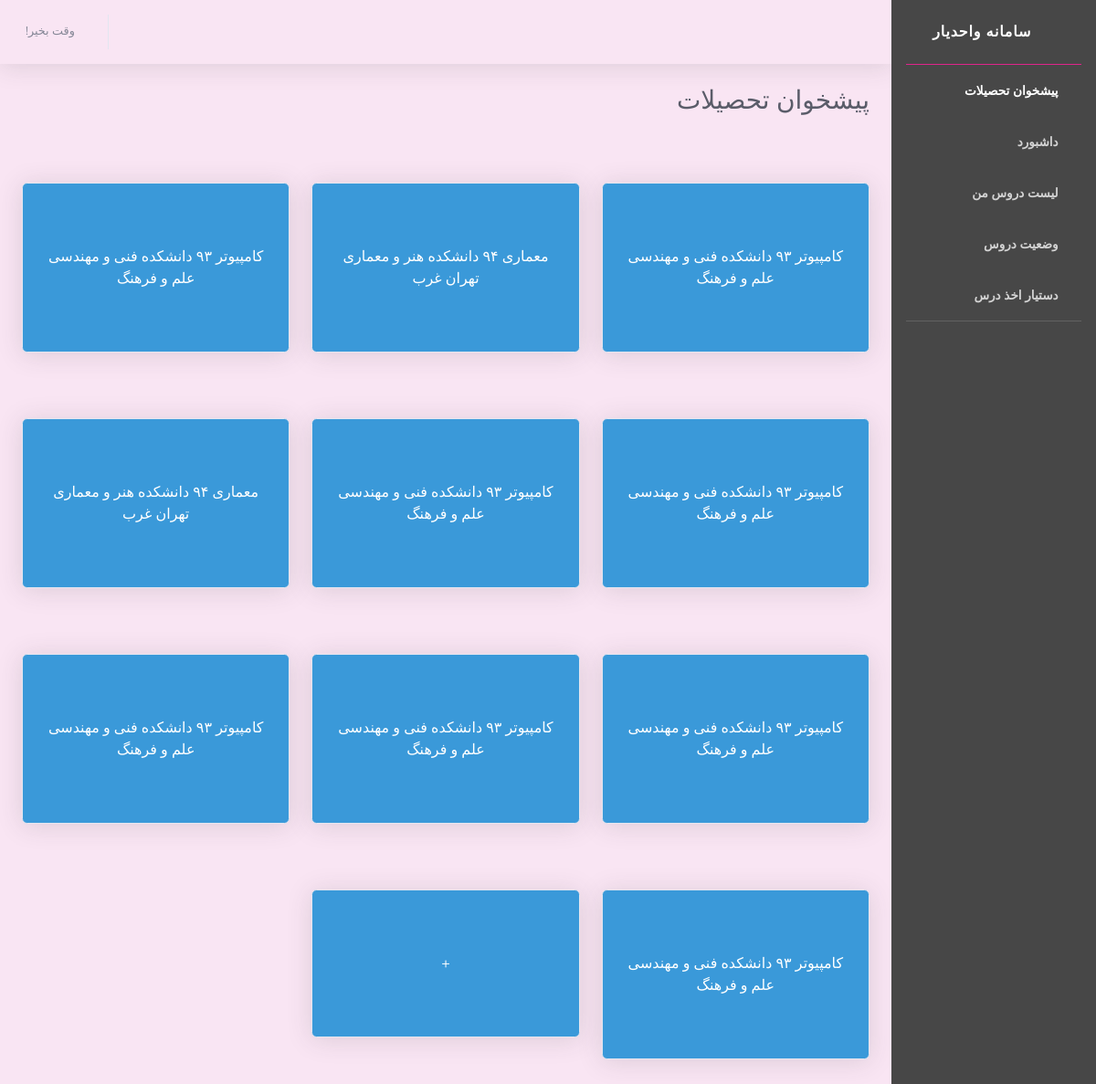
The page / on the database its author committed.
### core/models.py (models this page shows, shortened)
class Study(models.Model):
    student = models.ForeignKey(
        User,
        on_delete=models.CASCADE,
        verbose_name="دانشجو"
    )
    chart = models.ForeignKey(
        'Chart',
        on_delete=models.CASCADE,
        verbose_name="چارت"
    )
    class Meta:
        verbose_name=u'مقطع تحصیلی '
        verbose_name_plural=u'مقاطع تحصیلی '

class Chart(models.Model):
    title = models.CharField(verbose_name="عنوان چارت" ,max_length = 40)
    is_active = models.BooleanField(verbose_name="فعال بودن")
    degree = models.IntegerField(choices=DEGREE_TYPE_CHOISES, verbose_name="مقطع تحصیلی")
    acceptance_date = models.DateField(verbose_name="تاریخ تصویب")
    course = models.ManyToManyField("Course" , null=True , blank=True)
    faculty = models.ForeignKey(
        'Faculty',
        on_delete=models.CASCADE,
        verbose_name="دانشکده"
    )
    class Meta:
        verbose_name=u'چارت تحصیلی '
        verbose_name_plural=u'چارت‌های تحصیلی'
    def __str__(self):
        return f" {self.title} دانشکده {self.faculty}"

class Faculty(models.Model):
    name = models.CharField(verbose_name="نام دانشکده" , max_length = 40)
    university = models.ForeignKey(
        'University',
        on_delete=models.CASCADE,
        verbose_name="نام دانشگاه"
    )
    class Meta:
        verbose_name=u'دانشکده '
        verbose_name_plural=u'دانشکده‌ها '
    def __str__(self):
        return f"{self.name} {self.university.name}"

class University(models.Model):
    name = models.CharField(verbose_name="نام دانشگاه", max_length = 40)
    has_associates_degree = models.NullBooleanField(verbose_name="مقطع کاردانی")
    has_bachelors_degree = models.NullBooleanField(verbose_name="مقطع کارشناسی")
    has_masters_degree = models.NullBooleanField(verbose_name="مقطع کارشناسی ارشد")
    has_doctorate_degree = models.NullBooleanField(verbose_name="مقطع دکتری")
    class Meta:
        verbose_name=u' دانشگاه'
        verbose_name_plural=u'دانشگاه‌ها '

### core/views.py (the view)
# urls.py: path('', views.get_index , name='index'),
def get_index(request):
    if request.method == "GET":
        studies = Study.objects.all()
        return render(request, 'core/index.html', {'studies': studies})

### core/templates/core/index.html (shortened to what this page needs)
{% load staticfiles %}
<!DOCTYPE html>
<html lang="en">
<head>
  <link href="/static/core/vendor/fontawesome-free/css/all.min.css" rel="stylesheet" type="text/css">
  <link href="{% static 'core/css/main.css' %}" rel="stylesheet" type="text/css">
  <link href="{% static 'core/css/style.css' %}" rel="stylesheet">
</head>
<body id="page-top">
  <div id="wrapper">
    <ul class="navbar-nav bg-gradient-primary sidebar sidebar-dark accordion pr-0" id="accordionSidebar">
      <a class="sidebar-brand d-flex align-items-center justify-content-center">
        <div class="sidebar-brand-icon rotate-n-15">
          <i class="fas fa-laugh-wink"></i>
        </div>
        <div class="sidebar-brand-text mx-3">سامانه واحدیار</div>
      </a>
      <hr class="sidebar-divider my-0"  style="border-top:1px solid #e0248b">
      <li class="nav-item active">
        <a class="nav-link text-right" href="{% url 'index'%}">
          <i class="fas fa-fw fa-landmark"></i>
          <span>پیشخوان تحصیلات</span></a>
      </li>
      <li class="nav-item active">
        <a class="nav-link text-right" style="color: #D3D3D3 !important;">
          <i class="fas fa-fw fa-tachometer-alt" style="color: #D3D3D3 !important;"></i>
          <span>داشبورد</span></a>
      </li>
      <li class="nav-item active">
        <a class="nav-link text-right" style="color: #D3D3D3 !important;">
          <i class="fas fa-fw fa-list-alt" style="color: #D3D3D3 !important;"></i>
          <span>لیست دروس من</span></a>
      </li>
      <li class="nav-item active">
        <a class="nav-link text-right" style="color: #D3D3D3 !important;">
            <i class="fas fa-fw fa-tasks" style="color: #D3D3D3 !important;"></i>
          <span>وضعیت دروس</span></a>
      </li>
      <li class="nav-item active">
        <a class="nav-link text-right" style="color: #D3D3D3 !important;">
          <i class="fab fa-fw fa-hire-a-helper" style="color: #D3D3D3 !important;"></i>
          <span>دستیار اخذ درس</span></a>
      </li>
      <hr class="sidebar-divider">
    </ul>
    <div id="content-wrapper" class="d-flex flex-column">
      <div id="content">
        <nav class="navbar navbar-expand navbar-light bg-white topbar mb-4 static-top shadow">
          <ul class="navbar-nav float-left">
            <li class="nav-item dropdown no-arrow">
              <a class="nav-link dropdown-toggle" href="#" id="userDropdown" role="button" data-toggle="dropdown"
                aria-haspopup="true" aria-expanded="false">
                <span class="mr-2 d-none d-lg-inline text-gray-600 small">
                    وقت بخیر{{ user.username }}!
                 </span>
              </a>
            </li>
          </ul>
        </nav>
        <div class="container-fluid">
          <div class="text-right mb-4">
            <h1 class="h3 mb-5 text-gray-800">پیشخوان تحصیلات</h1>
          </div>
          <div class="row text-center">
            {% for study in studies %}
              <div class="col-xl-4 col-md-6 mb-4">
                <div class="card shadow my-4">
                  <div class="card-body">
                    <div class=" py-5 pb-2">
                      <a href="{% url 'dashboard' study_id=study.pk %}"> {{study.get_degree_display}}
                          {{study.chart}}
                      </a>
                    </div>
                  </div>
                </div>
              </div>
            {% endfor %}
              <div class="col-xl-4 col-md-6 mb-4">
                <div class="card shadow my-4">
                  <div class="card-body">
                    <div class=" py-5 pb-2">
                      <a href="{% url 'newStudyFrom' %}">
                      +
                      </a>
                    </div>
                  </div>
                </div>
              </div>
          </div>
        </div>
      </div>
    </div>
  </div>
</body>
</html>

### core/static/core/css/main.css (style rules this page uses)
body { direction: rtl; }
.topbar { display: flex !important; justify-content: space-between !important; }

### rows shown on the page
Study: chart "کامپیوتر ۹۳ دانشکده فنی و مهندسی علم و فرهنگ"
Study: chart "معماری ۹۴ دانشکده هنر و معماری تهران غرب"
Study: chart "کامپیوتر ۹۳ دانشکده فنی و مهندسی علم و فرهنگ"
Study: chart "کامپیوتر ۹۳ دانشکده فنی و مهندسی علم و فرهنگ"
Study: chart "کامپیوتر ۹۳ دانشکده فنی و مهندسی علم و فرهنگ"
Study: chart "معماری ۹۴ دانشکده هنر و معماری تهران غرب"
Study: chart "کامپیوتر ۹۳ دانشکده فنی و مهندسی علم و فرهنگ"
Study: chart "کامپیوتر ۹۳ دانشکده فنی و مهندسی علم و فرهنگ"
Study: chart "کامپیوتر ۹۳ دانشکده فنی و مهندسی علم و فرهنگ"
Study: chart "کامپیوتر ۹۳ دانشکده فنی و مهندسی علم و فرهنگ"
